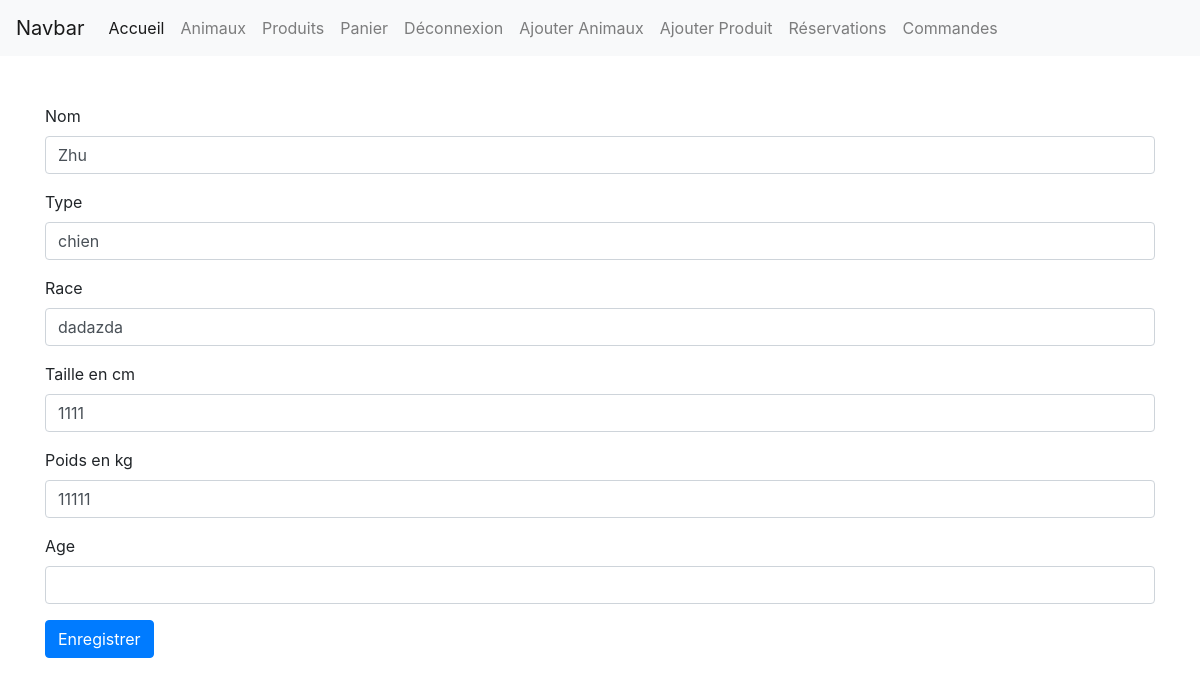
Page /index.php?page=modifyAnimal&id=3 (signed in) on the committed database.
### tables this page shows
CREATE TABLE IF NOT EXISTS `animal` (
  `id` int(255) NOT NULL AUTO_INCREMENT,
  `nom` varchar(255) NOT NULL,
  `type` varchar(255) NOT NULL,
  `race` varchar(255) NOT NULL,
  `taille` int(255) NOT NULL,
  `poids` int(255) NOT NULL,
  `age` int(255) NOT NULL,
  PRIMARY KEY (`id`)
);

### Core/Controller/Controller.php (called while the page is built, shortened)
<?php
class Controller{
    public function render($view, $params = [])
    {
        extract($params);
        require ROOT . '/App/View/' . $view . '.php';
        require ROOT . '/App/View/default.php';
    }
}

### App/Controller/AnimalController.php (called while the page is built, shortened)
<?php
class AnimalController extends Controller{
    public function __construct()
    {
        $this->AnimalModel = new AnimalModel();
    }
    public function modify()
    {
        $animal = $this->AnimalModel->find($_GET["id"]);
        return $this->render("Animaux/modifyView", ['animal' => $animal]);
    }
}

### public/index.php (called while the page is built, shortened)
<?php
require ROOT . "/App/Routing/Routing.php";

### Core/Autoloader/Autoloader.php (called while the page is built, shortened)
<?php
class Autoloader{
    public static function autoload ($class){
        $class = str_replace('\\', '/', $class);
    }
}

### Core/Model/Model.php (called while the page is built, shortened)
<?php
class Model extends Database{
    protected $model;
    public function __construct()
    {
        if(is_null($this->model)){
            $class = explode('\\', get_class($this));
            $class = end($class);
            $this->model = strtolower(str_replace('Model', "", $class));
        }
    }
    public function query($statement, $one = false){
        $query = $this->pdo->query($statement, \PDO::FETCH_OBJ);
        if($one){
            return $query->fetch();
        } else {
            return $query->fetchAll();
        }
    }
}

### Core/Database/Database.php (called while the page is built, shortened)
<?php
class Database{
    public function __construct(){
        $config = new Config();
        $config = $config->getConfig();
        $this->dbHost = $config["dbHost"];
        $this->dbPort = $config["dbPort"];
        $this->dbName = $config["dbName"];
        $this->dbUser = $config["dbUser"];
        $this->dbPassword = $config["dbPassword"];
        $this->pdo = new \PDO('mysql:host='. $this->dbHost . ':' . $this->dbPort .
        ";dbname=" . $this->dbName ,
        $this->dbUser,
        $this->dbPassword);
    }
}

### Core/Config/Config.php (called while the page is built, shortened)
<?php
class Config
{
    public function __construct(){
        $this->config = [
            'dbHost' => 'localhost',
            'dbPort' => '3306',
            'dbName' => 'projetpoo',
            'dbUser' =>  'root',
            'dbPassword' => ''
        ];
    }
    public function getConfig(){
        return $this->config;
    }
}

### Core/Model/Query.php (called while the page is built, shortened)
<?php
class Query extends Model
{
    public function find($id)
    {
        return $this->query('SELECT * FROM ' . $this->model . ' WHERE id=' . $id
                            , true);
    }
}

### App/View/Animaux/modifyView.php (the view)
<div class="container mt-5">
<form action="index.php?page=modifyAnimal&id=<?= $animal->id ?>" method="POST">
    <div class="form-group">
        <label for="nom">Nom</label>
        <input type="text" class="form-control" id="nom" name="nom" value="<?= $animal->nom ?>">
    </div>
    <div class="form-group">
        <label for="type">Type</label>
        <input type="text" class="form-control" id="type" name="type" value="<?= $animal->type ?>">
    </div>
    <div class="form-group">
        <label for="race">Race</label>
        <input type="text" class="form-control" id="race" name="race" value="<?= $animal->race ?>">
    </div>
    <div class="form-group">
        <label for="taille">Taille en cm</label>
        <input type="number" class="form-control" id="taille" name="taille" value="<?= $animal->taille ?>">
    </div>
    <div class="form-group">
        <label for="poids">Poids en kg</label>
        <input type="number" class="form-control" id="poids" name="poids" value="<?= $animal->poids ?>">
    </div>
    <div class="form-group">
        <label for="age">Age</label>
        <input type="number" class="form-control" id="age" name="age" value="<?= $animal->age ?>*">
    </div>
    <button type="submit" class="btn btn-primary">Enregistrer</button>
</form>
</div>

### rows in the picture
animal: nom "Zhu", type "chien", race "dadazda", taille "1111", poids "11111"
